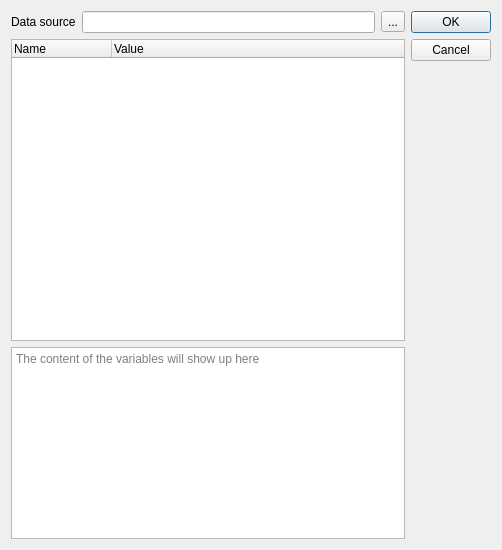
<?xml version="1.0" encoding="UTF-8"?>
<ui version="4.0">
 <class>EnvDlg</class>
 <widget class="QDialog" name="EnvDlg">
  <property name="geometry">
   <rect>
    <x>0</x>
    <y>0</y>
    <width>502</width>
    <height>550</height>
   </rect>
  </property>
  <property name="windowTitle">
   <string>Dialog</string>
  </property>
  <layout class="QHBoxLayout" name="horizontalLayout_2">
   <item>
    <layout class="QVBoxLayout" name="verticalLayout">
     <item>
      <layout class="QHBoxLayout" name="horizontalLayout">
       <item>
        <widget class="QLabel" name="label">
         <property name="text">
          <string>Data source</string>
         </property>
        </widget>
       </item>
       <item>
        <widget class="QLineEdit" name="database_path"/>
       </item>
       <item>
        <widget class="QToolButton" name="database_browse">
         <property name="text">
          <string>...</string>
         </property>
        </widget>
       </item>
      </layout>
     </item>
     <item>
      <widget class="QTreeWidget" name="treeWidget">
       <property name="contextMenuPolicy">
        <enum>Qt::CustomContextMenu</enum>
       </property>
       <column>
        <property name="text">
         <string>Name</string>
        </property>
       </column>
       <column>
        <property name="text">
         <string>Value</string>
        </property>
       </column>
      </widget>
     </item>
     <item>
      <widget class="QTextEdit" name="textEdit">
       <property name="sizePolicy">
        <sizepolicy hsizetype="Expanding" vsizetype="Preferred">
         <horstretch>0</horstretch>
         <verstretch>0</verstretch>
        </sizepolicy>
       </property>
       <property name="contextMenuPolicy">
        <enum>Qt::CustomContextMenu</enum>
       </property>
       <property name="placeholderText">
        <string>The content of the variables will show up here</string>
       </property>
      </widget>
     </item>
    </layout>
   </item>
   <item>
    <widget class="QDialogButtonBox" name="buttonBox">
     <property name="orientation">
      <enum>Qt::Vertical</enum>
     </property>
     <property name="standardButtons">
      <set>QDialogButtonBox::Cancel|QDialogButtonBox::Ok</set>
     </property>
     <property name="centerButtons">
      <bool>false</bool>
     </property>
    </widget>
   </item>
  </layout>
 </widget>
 <resources/>
 <connections>
  <connection>
   <sender>buttonBox</sender>
   <signal>rejected()</signal>
   <receiver>EnvDlg</receiver>
   <slot>reject()</slot>
   <hints>
    <hint type="sourcelabel">
     <x>455</x>
     <y>274</y>
    </hint>
    <hint type="destinationlabel">
     <x>250</x>
     <y>274</y>
    </hint>
   </hints>
  </connection>
 </connections>
</ui>
